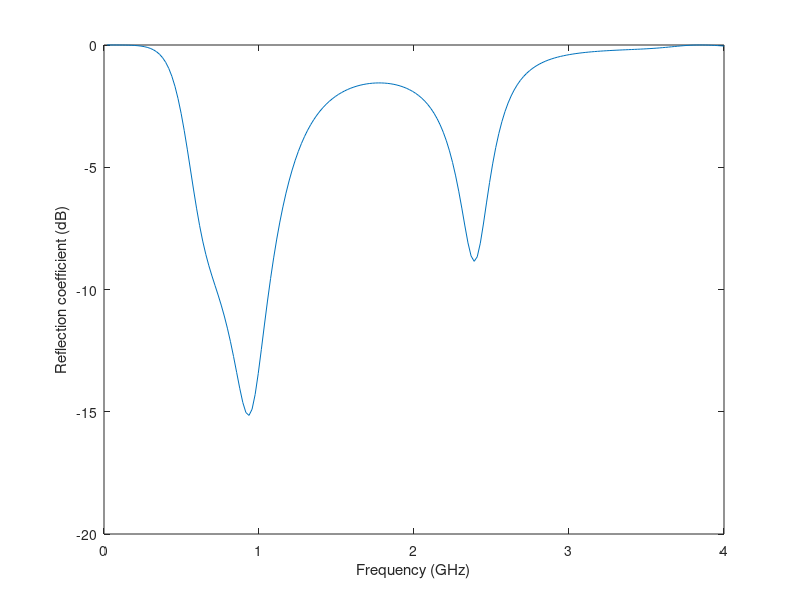

Write MATLAB code to recreate this figure.
clear all;
N =201; fmin = 0; fmax = 4e9; f0 = 1e9; 
f = fmin:((fmax-fmin)/N):fmax;

L0 = 1/5;
L1 = 1/10;
L2 = 0.13;
beta_L0 = 2 * pi * L0 * f / f0; 
beta_L1 = 2 * pi * L1 * f / f0; 
beta_L2 = 2 * pi * L2 * f / f0; 

ZL = 100 + 1./(1j*2*pi*f*2e-12); Z0 = 50; Z2 = 1./(1j*2*pi*f*2.7e-12);

ZinA = Z0 *(ZL+1j*Z0.*tan(beta_L0))./(Z0 + 1j*ZL.*tan(beta_L0));

ZinSC = 1j *Z0.*tan(beta_L2);

ZL1 = (ZinA.*ZinSC)./(ZinA+ZinSC);

ZinC = Z0 .* (ZL1 + 1j*Z0.*tan(beta_L1)) ./ (Z0 + 1j*ZL1.*tan(beta_L1));


ZL2 = (ZinC.*Z2)./(ZinC + Z2);

Zin = ZL2;

S11 = (Zin-Z0)./(Zin+Z0);

%plot(f/1e9,abs(S11)); 
%xlabel('Frequency (GHz)'); ylabel('Reflection coefficient ');
plot(f/1e9,20*log10(abs(S11))); 
xlabel('Frequency (GHz)'); ylabel('Reflection coefficient (dB)');

